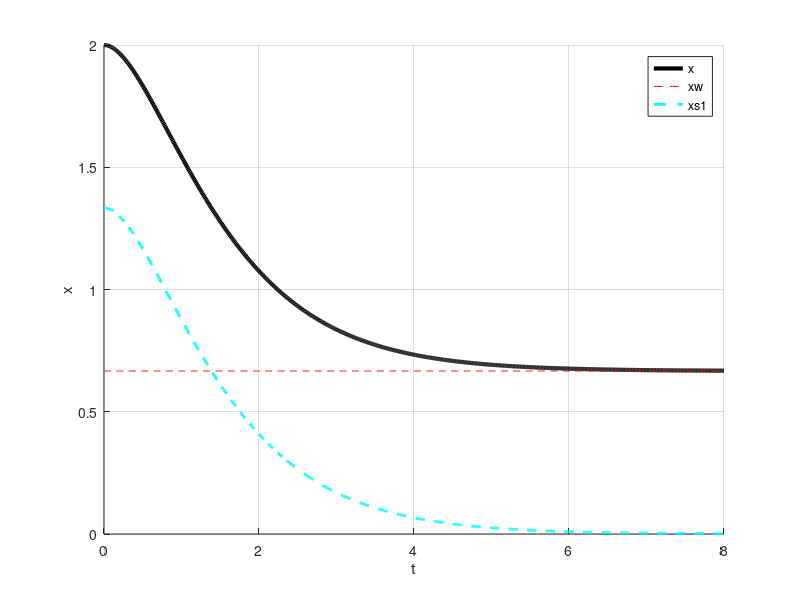
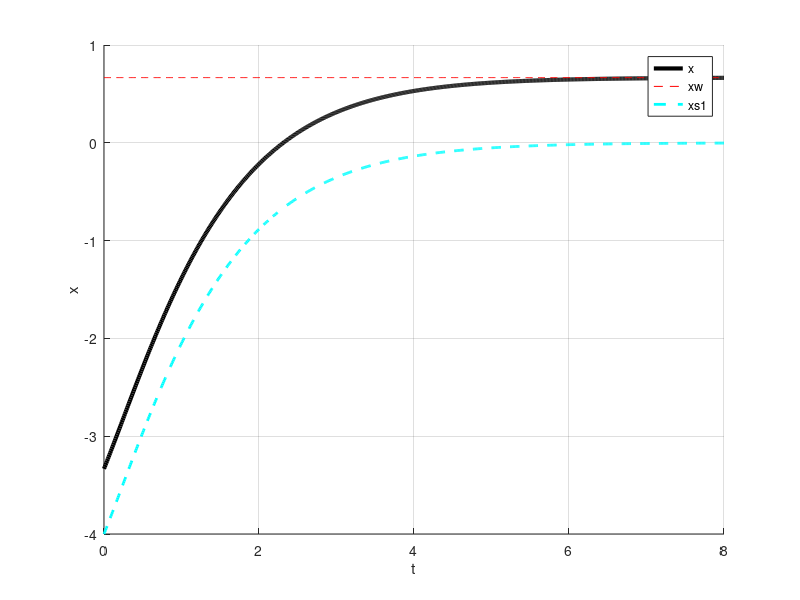
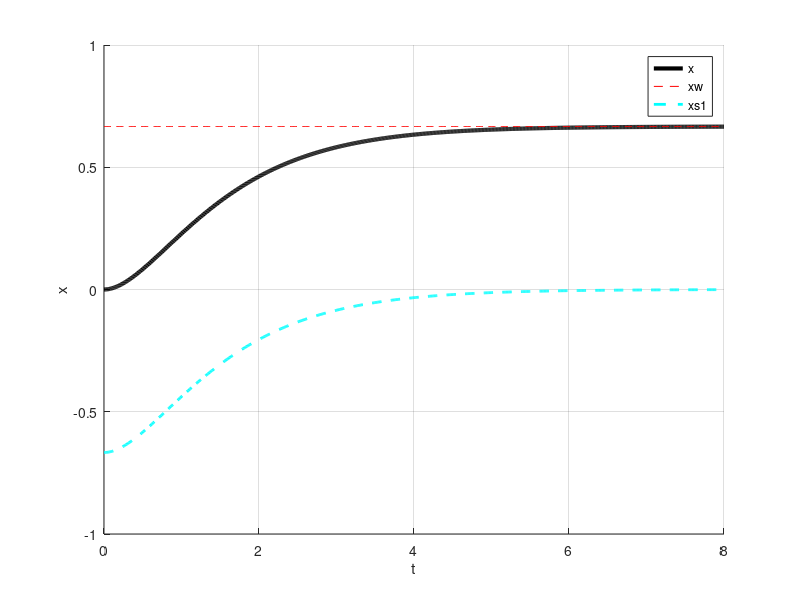
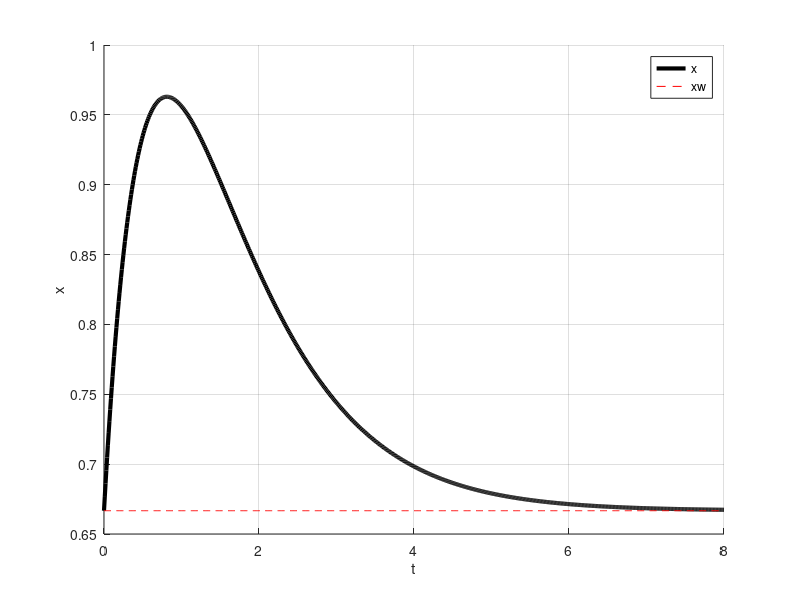

Write the MATLAB code that produced these figures, in order.
% Aleksander Lyskawa
%275462
% gr. 6, pt. 13:00
%Lab3

clear all 
close all

t = [0:0.01:8];

% 1)
xs1_1 = 4 * exp(-1*t);
xs2_1 = -8/3*exp(-3/2*t);
xs_1 = xs1_1 + xs2_1;
xw = 2/3;
x_1 = xs_1 + xw;

poziom = t;
poziom(:) = xw;

figure('Name','wykres nr 1')
grid on
hold on
plot(t,x_1,'black', 'LineWidth',3)
plot(t, poziom, 'r--')
plot(t, xs_1, 'c--','LineWidth',2)
xlabel('t')
ylabel('x')
legend('x','xw','xs1','xs2','xs','Location', 'NorthEast');


%2)
xs1_2 = -8 * exp(-1*t);
xs2_2 = 4*exp(-3/2*t);
xs_2 = xs1_2 + xs2_2;
x_2 = xs_2 + xw;

figure('Name','wykres nr 2')
grid on
hold on
plot(t,x_2,'black', 'LineWidth',3)
plot(t, poziom, 'r--')
plot(t, xs_2, 'c--','LineWidth',2)
xlabel('t')
ylabel('x')
legend('x','xw','xs1','xs2','xs','Location', 'NorthEast');


%skokowa 
xs1_s = -2 * exp(-1*t);
xs2_s = 4/3 * exp(-3/2*t);
xs_s = xs1_s + xs2_s;
x_s = xs_s + xw;

figure('Name','wykres do skokowego wymuszenia')
grid on
hold on
plot(t,x_s,'black', 'LineWidth',3)
plot(t, poziom, 'r--')
plot(t, xs_s, 'c--','LineWidth',2)
xlabel('t')
ylabel('x')
legend('x','xw','xs1','xs2','xs','Location', 'NorthEast');

%impulsowa 
xs1_i = 2 * exp(-1*t);
xs2_i = -2 * exp(-3/2*t);
xs_i = xs1_i + xs2_i;
x_i = xs_i + xw;

figure('Name','wykres do impuslowego wymuszenia ')
grid on
hold on
plot(t,x_i,'black', 'LineWidth',3)
plot(t, poziom, 'r--')
xlabel('t')
ylabel('x')
legend('x','xw','xs1','xs2','xs','Location', 'NorthEast');


%porownanie
figure('Name','Porownanie')
grid on
hold on
plot(t,x_i,'black')
plot(t, x_2, 'red')
plot(t, x_1, 'blue')
xlabel('t')
ylabel('x')
legend('x','xw','xs1','xs2','xs','Location', 'NorthEast');


